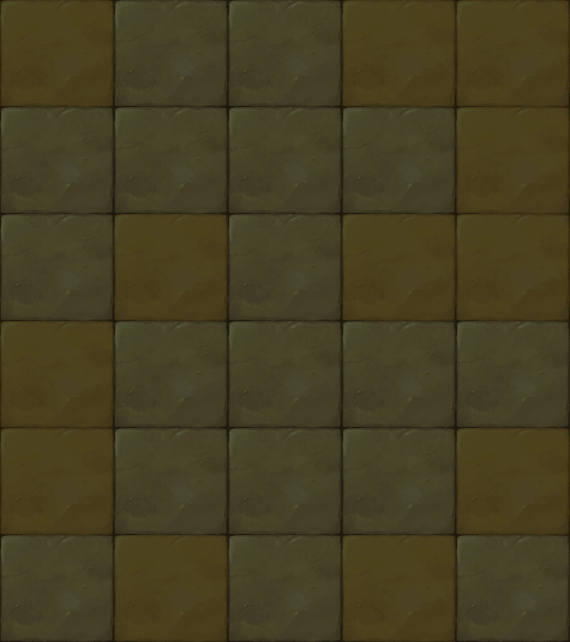

Below is a game level as drawn by its tile map, then a one-line description and the .tmx that defines it (tile-layer data replaced by summaries):
An orthogonal 5x6 tile map with 114x107 px tiles, 1 tile layer (块层 1).

<map version="1.0" orientation="orthogonal" width="5" height="6" tilewidth="114" tileheight="107">
 <tileset firstgid="1" name="map003" tilewidth="114" tileheight="107">
  <image source="map006.png" width="228" height="107" />
 </tileset>
 <layer name="块层 1" width="5" height="6">
  <data>[30 cells, 30 non-empty, 2 distinct tile ids]</data>
 </layer>
</map>
